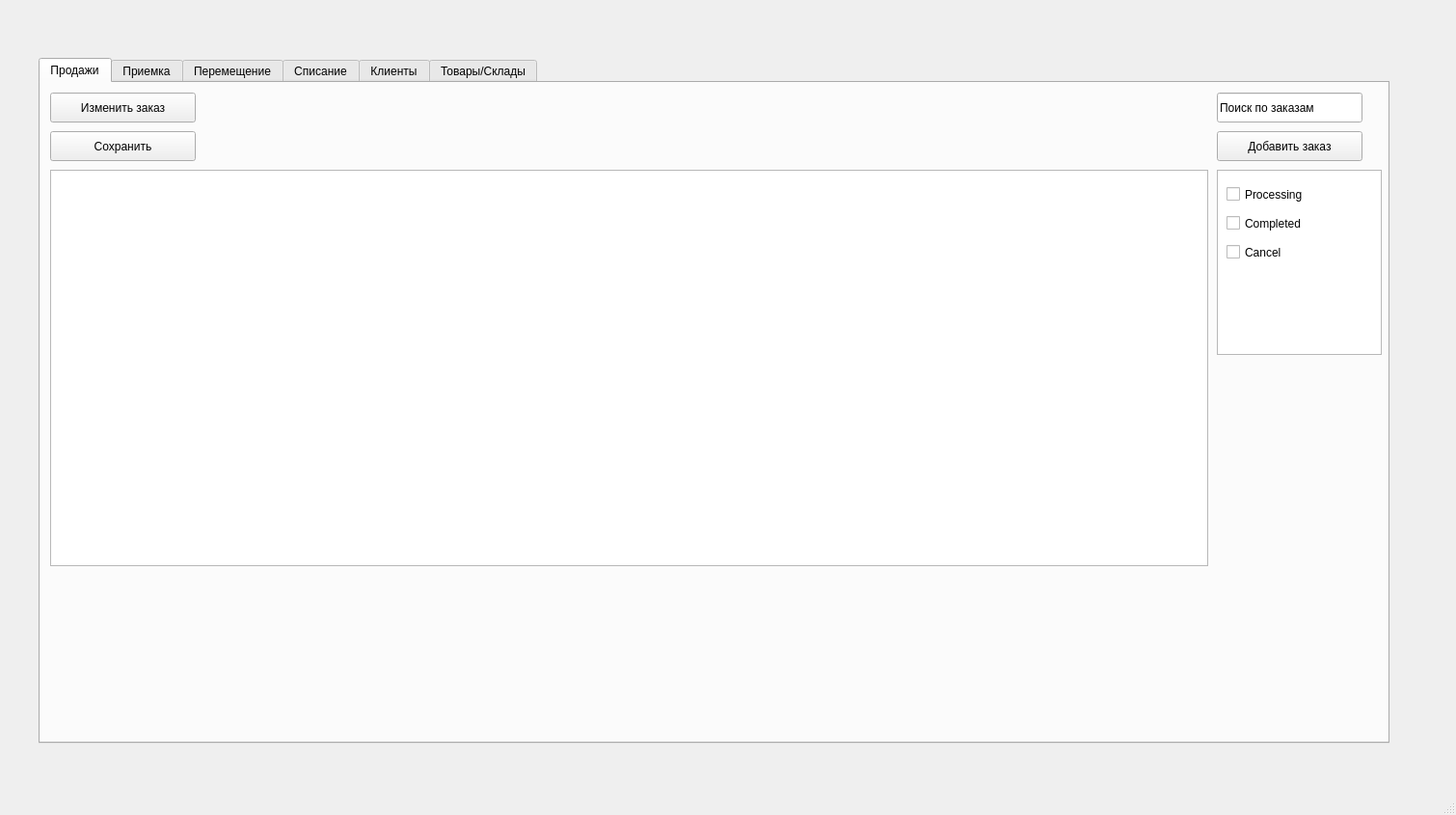
<?xml version="1.0" encoding="UTF-8"?>
<ui version="4.0">
 <class>MainWindow</class>
 <widget class="QMainWindow" name="MainWindow">
  <property name="geometry">
   <rect>
    <x>0</x>
    <y>0</y>
    <width>1510</width>
    <height>845</height>
   </rect>
  </property>
  <property name="windowTitle">
   <string>MainWindow</string>
  </property>
  <widget class="QWidget" name="centralwidget">
   <widget class="QTabWidget" name="tabWidget">
    <property name="geometry">
     <rect>
      <x>40</x>
      <y>60</y>
      <width>1401</width>
      <height>711</height>
     </rect>
    </property>
    <property name="currentIndex">
     <number>0</number>
    </property>
    <widget class="QWidget" name="widget">
     <attribute name="title">
      <string>Продажи</string>
     </attribute>
     <widget class="QTableWidget" name="tableWidget">
      <property name="geometry">
       <rect>
        <x>10</x>
        <y>90</y>
        <width>1201</width>
        <height>411</height>
       </rect>
      </property>
     </widget>
     <widget class="QPushButton" name="pushButton">
      <property name="geometry">
       <rect>
        <x>10</x>
        <y>10</y>
        <width>151</width>
        <height>31</height>
       </rect>
      </property>
      <property name="text">
       <string>Изменить заказ</string>
      </property>
     </widget>
     <widget class="QPushButton" name="pushButton_2">
      <property name="geometry">
       <rect>
        <x>1220</x>
        <y>50</y>
        <width>151</width>
        <height>31</height>
       </rect>
      </property>
      <property name="text">
       <string>Добавить заказ</string>
      </property>
     </widget>
     <widget class="QLineEdit" name="lineEdit">
      <property name="geometry">
       <rect>
        <x>1220</x>
        <y>10</y>
        <width>151</width>
        <height>31</height>
       </rect>
      </property>
      <property name="text">
       <string>Поиск по заказам</string>
      </property>
     </widget>
     <widget class="QPushButton" name="pushButton_3">
      <property name="geometry">
       <rect>
        <x>10</x>
        <y>50</y>
        <width>151</width>
        <height>31</height>
       </rect>
      </property>
      <property name="text">
       <string>Сохранить</string>
      </property>
     </widget>
     <widget class="QListView" name="listView">
      <property name="geometry">
       <rect>
        <x>1220</x>
        <y>90</y>
        <width>171</width>
        <height>192</height>
       </rect>
      </property>
     </widget>
     <widget class="QCheckBox" name="checkBox">
      <property name="geometry">
       <rect>
        <x>1230</x>
        <y>100</y>
        <width>141</width>
        <height>31</height>
       </rect>
      </property>
      <property name="text">
       <string>Processing</string>
      </property>
     </widget>
     <widget class="QCheckBox" name="checkBox_3">
      <property name="geometry">
       <rect>
        <x>1230</x>
        <y>130</y>
        <width>141</width>
        <height>31</height>
       </rect>
      </property>
      <property name="text">
       <string>Completed</string>
      </property>
     </widget>
     <widget class="QCheckBox" name="checkBox_2">
      <property name="geometry">
       <rect>
        <x>1230</x>
        <y>160</y>
        <width>141</width>
        <height>31</height>
       </rect>
      </property>
      <property name="text">
       <string>Cancel</string>
      </property>
     </widget>
    </widget>
    <widget class="QWidget" name="tab_2">
     <attribute name="title">
      <string>Приемка</string>
     </attribute>
    </widget>
    <widget class="QWidget" name="tab_3">
     <attribute name="title">
      <string>Перемещение</string>
     </attribute>
    </widget>
    <widget class="QWidget" name="tab_4">
     <attribute name="title">
      <string>Списание</string>
     </attribute>
    </widget>
    <widget class="QWidget" name="tab">
     <attribute name="title">
      <string>Клиенты</string>
     </attribute>
    </widget>
    <widget class="QWidget" name="tab_5">
     <attribute name="title">
      <string>Товары/Склады</string>
     </attribute>
    </widget>
   </widget>
  </widget>
  <widget class="QStatusBar" name="statusbar"/>
 </widget>
 <resources/>
 <connections/>
</ui>
